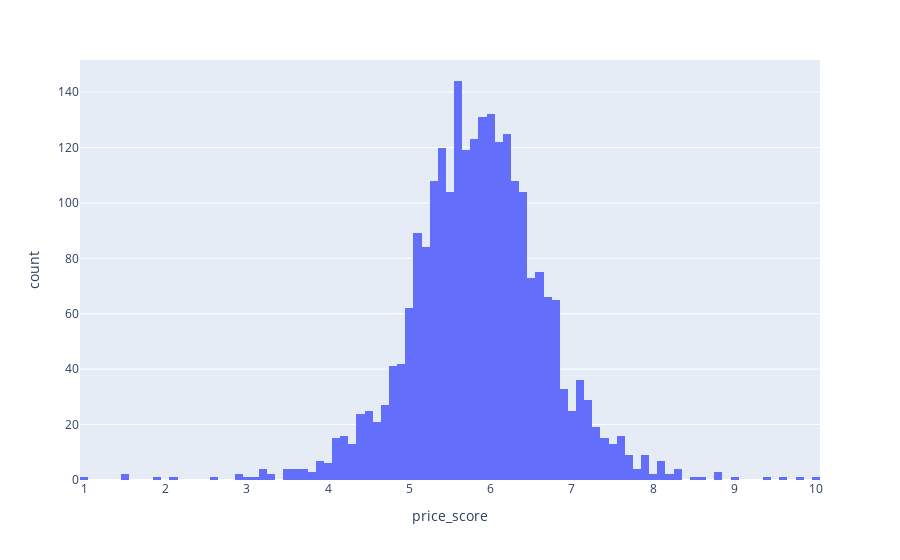

This figure's notebook cell:
### Code cell
px.histogram(front_end, x = 'price_score')

### Figure 1 — Plotly figure (JSON) as saved in the notebook; plotly's stock layout.template omitted (floating-point values rounded to 4 significant figures; data arrays with more than 128 entries replaced by an {"elided": "..."} marker saying what was removed)
{"data": [{"alignmentgroup": "True", "bingroup": "x", "hovertemplate": "price_score=%{x}<br>count=%{y}<extra></extra>", "legendgroup": "", "marker": {"color": "#636efa"}, "name": "", "offsetgroup": "", "orientation": "v", "showlegend": false, "type": "histogram", "x": {"elided": "2455 float values"}, "xaxis": "x", "yaxis": "y"}], "layout": {"barmode": "relative", "legend": {"tracegroupgap": 0}, "margin": {"t": 60}, "xaxis": {"anchor": "y", "domain": [0, 1], "title": {"text": "price_score"}}, "yaxis": {"anchor": "x", "domain": [0, 1], "title": {"text": "count"}}}}
